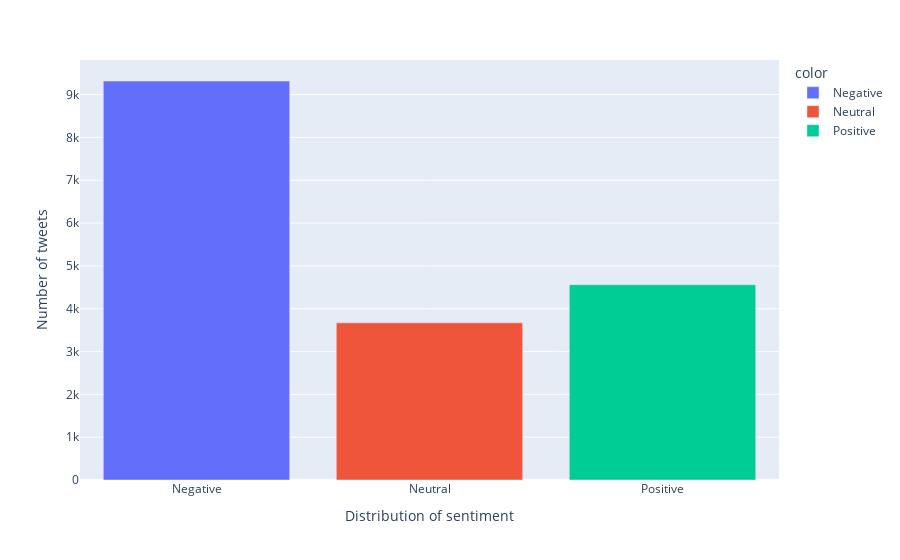

Source (notebook cell):
### Code cell
tweet_polarity = px.bar(x = ["Negative", "Neutral" ,"Positive"], 
                    y = [len(pos),len(neutrals),len(neg)], 
                    title = '', 
                    labels = dict(x = 'Distribution of sentiment', y = 'Number of tweets'),
                    color = ["Negative", "Neutral" ,"Positive"])
                    
tweet_polarity.show()

### Figure 1 — Plotly figure (JSON) as saved in the notebook; plotly's stock layout.template omitted (floating-point values rounded to 4 significant figures)
{"data": [{"alignmentgroup": "True", "hovertemplate": "color=Negative<br>Distribution of sentiment=%{x}<br>Number of tweets=%{y}<extra></extra>", "legendgroup": "Negative", "marker": {"color": "#636efa"}, "name": "Negative", "offsetgroup": "Negative", "orientation": "v", "showlegend": true, "textposition": "auto", "type": "bar", "x": ["Negative"], "xaxis": "x", "y": [9317], "yaxis": "y"}, {"alignmentgroup": "True", "hovertemplate": "color=Neutral<br>Distribution of sentiment=%{x}<br>Number of tweets=%{y}<extra></extra>", "legendgroup": "Neutral", "marker": {"color": "#EF553B"}, "name": "Neutral", "offsetgroup": "Neutral", "orientation": "v", "showlegend": true, "textposition": "auto", "type": "bar", "x": ["Neutral"], "xaxis": "x", "y": [3670], "yaxis": "y"}, {"alignmentgroup": "True", "hovertemplate": "color=Positive<br>Distribution of sentiment=%{x}<br>Number of tweets=%{y}<extra></extra>", "legendgroup": "Positive", "marker": {"color": "#00cc96"}, "name": "Positive", "offsetgroup": "Positive", "orientation": "v", "showlegend": true, "textposition": "auto", "type": "bar", "x": ["Positive"], "xaxis": "x", "y": [4561], "yaxis": "y"}], "layout": {"barmode": "relative", "legend": {"title": {"text": "color"}, "tracegroupgap": 0}, "margin": {"t": 60}, "xaxis": {"anchor": "y", "domain": [0, 1], "title": {"text": "Distribution of sentiment"}}, "yaxis": {"anchor": "x", "domain": [0, 1], "title": {"text": "Number of tweets"}}}}
